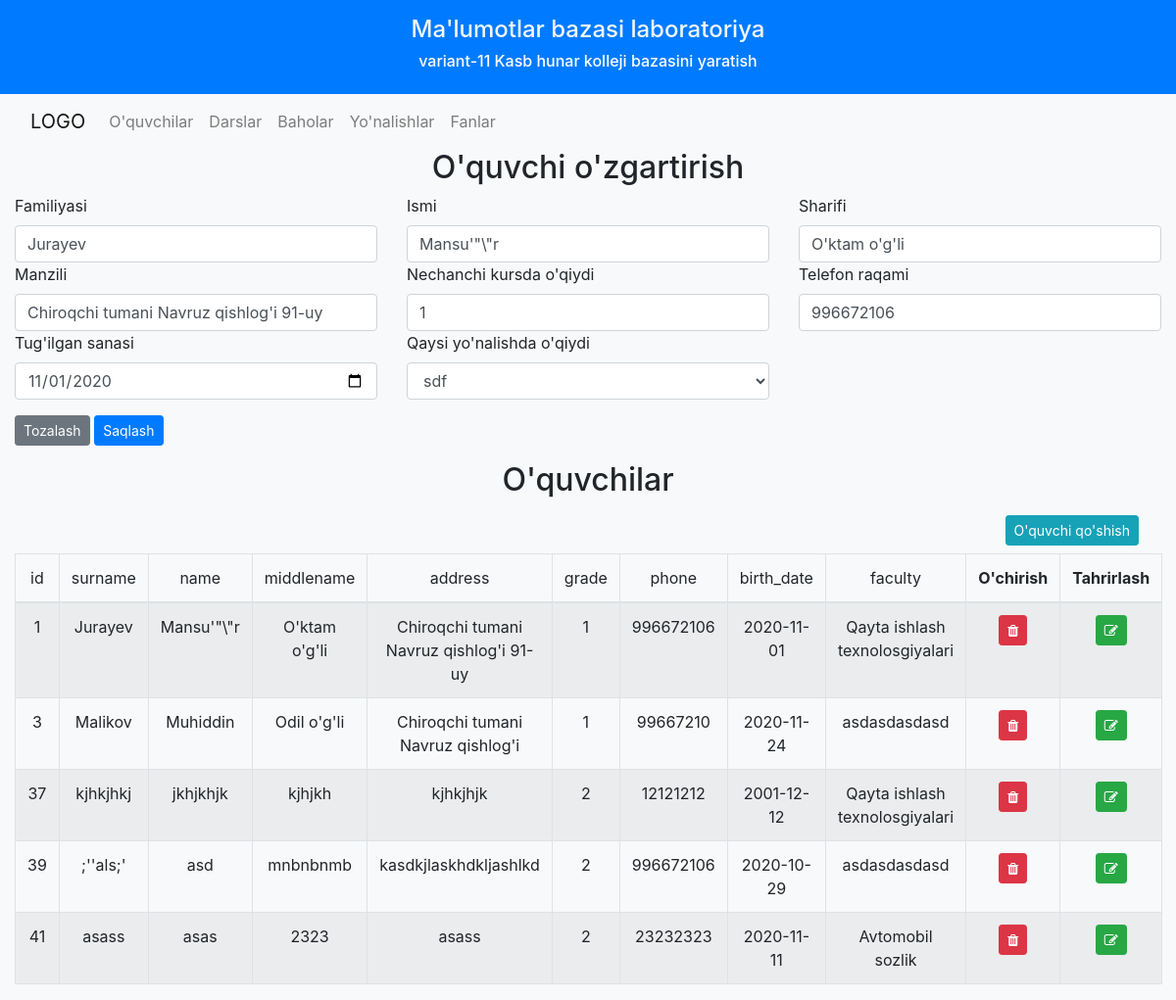
Screenshot of /pupils.php?action=edit&id=1 with the database file from the repository.
### tables this page shows
CREATE TABLE `pupils` (
  `id` int(7) NOT NULL,
  `surname` varchar(30) NOT NULL,
  `name` varchar(30) NOT NULL,
  `middlename` varchar(30) NOT NULL,
  `address` text NOT NULL,
  `grade` int(1) DEFAULT 1,
  `phone` varchar(10) DEFAULT NULL,
  `birth_date` date DEFAULT NULL,
  `faculty_id` int(6) DEFAULT NULL
);

### pupils.php (the view, shortened to what this page needs)
<?php
require "./actions/pupils.php";
$result = mysqli_query($connection, "select * from pupils_view");
$pupils = [];
while($res =mysqli_fetch_assoc($result)){
    $pupils[] =$res;
}
$result = mysqli_query($connection, "select * from faculty");
$items = [];
while($res =mysqli_fetch_assoc($result)){
    $items[] =$res;
}
?>
<?php include "./components/navbar.php"?>
        <?php
        if($_GET['action'] == 'edit' && isset($_GET['id']) ):
        ?>
        <?php $sql="select * from pupils where id=".$_GET['id'];
            $result = @mysqli_query($connection, $sql);
            if($result) {
                $pupil = mysqli_fetch_assoc($result);
            }else{
                session_start();
                $_SESSION['error']="Bunday o'quvchi yo'q";
            }
        ?>
            <div class="row">
                <div class="col">
                    <h2 class="text-center">O'quvchi o'zgartirish</h2>
                    <form action="<?=$_SERVER['PHP_SELF']?>" method="get" class="form form-group">
                        <div class="row">
                            <div class="col-4">
                                <label for="surname">Familiyasi</label>
                                <input type="text" name="surname" id="surname" value="<?=$pupil['surname']?>" class="form-control" required>
                                <label for="address">Manzili</label>
                                <input type="text" name="address" id="address"  value="<?=$pupil['address']?>" class="form-control" required>
                                <label for="birth_date">Tug'ilgan sanasi</label>
                                <input type="date"  value="<?=$pupil['birth_date']?>" name="birth_date" id="birth_date"  class="form-control" required>
                            </div>
                            <div class="col-4">
                                <label for="name">Ismi</label>
                                <input type="text" name="name"   value="<?=$pupil['name']?>" id="name" class="form-control" required>
                                <label for="grade">Nechanchi kursda o'qiydi</label>
                                <input type="number" name="grade"   value="<?=$pupil['grade']?>" id="grade" class="form-control" required>
                                <label for="faculty">Qaysi yo'nalishda o'qiydi</label>
                                <select type="text" name="faculty"  id="faculty" class="form-control" required>
                                    <?php foreach ($items as $fac):?>
                                        <option value="<?=$fac['id']?>" <? if($fac['faculty']==$pupil['faculty']) echo "selected"?>><?=$fac['name']?></option>
                                    <?php endforeach;?>
                                </select>
                            </div>
                            <div class="col-4">
                                <label for="middlename">Sharifi</label>
                                <input type="text" name="middlename" id="middlename"  value="<?=$pupil['middlename']?>" class="form-control" required>
                                <label for="text">Telefon raqami</label>
                                <input type="number"  name="phone" id="phone"  value="<?=$pupil['phone']?>" class="form-control" required>
                            </div>
                        </div>
                        <button type="reset"  class="btn-sm btn btn-secondary mt-3" data-dismiss="modal">Tozalash</button>
                        <button type="submit" class="btn-sm mt-3 btn btn-primary">Saqlash</button>
                    </form>
                </div>
            </div>
        <?php endif;?>
    <div class="row">
        <div class="col">
            <h2 class="text-center">O'quvchilar</h2>
        </div>
    </div>
        <div class="row m-2">
            <div class="col">
                <a href="#" class="btn btn-sm btn-info float-right"  data-toggle="modal" data-target="#exampleModal">O'quvchi qo'shish</a>
            </div>
        </div>
        <div class="row">
            <div class="col">
                <table class="table table-bordered table-hover text-center  table-striped">
                    <thead>
                        <tr>
                            <?php foreach ($pupils[0] as $key =>$pupil):?>
                                <td><?=$key;?></td>
                            <?php endforeach;?>
                            <th>O'chirish</th>
                            <th>Tahrirlash</th>
                        </tr>
                    </thead>
                    <tbody>
                    <?php foreach ($pupils as $pupil_it):?>
                        <tr>
                            <?php foreach ($pupil_it as $key =>$pupil):?>
                            <td><?=$pupil;?></td>
                            <?php endforeach;?>
                            <td><a href="/pupils.php?action=delete&id=<?=$pupil_it['id']?>" id="<?=$pupil_it['id']?>" class="btn btn-sm btn-danger"><i class="fa fa-trash"></i></a></td>
                            <td><a href="/pupils.php?action=edit&id=<?=$pupil_it['id']?>" class="btn btn-sm btn-success"><i class="fa fa-edit"></i></a></td>
                        </tr>
                        <?php endforeach;?>
                    </tbody>
                </table>
            </div>
        </div>
    </div>
<?php include __DIR__."/components/footer.php"?>

### rows the page displays
pupils: surname "Jurayev", address "Chiroqchi tumani Navruz qishlog'i 91-uy", birth_date "11/01/2020", name "Mansu'\"\\\"r", grade "1", middlename "O'ktam o'g'li", phone "996672106"

### other values shown
$key "id"
$key "surname"
$key "name"
$key "middlename"
$key "address"
$key "grade"
$key "phone"
$key "birth_date"
$key "faculty"
$pupil "1"
$pupil "Jurayev"
$pupil "Mansu'\"\\\"r"
$pupil "O'ktam o'g'li"
$pupil "Chiroqchi tumani Navruz qishlog'i 91-uy"
$pupil "996672106"
